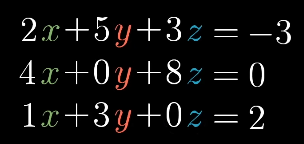
#> input picture Math/Linear Algebra/Solve Linear System of Equations/Linear System of Equations/images/linear.png, 304 x 144 px
$ jupyter execute 'linear system equations.ipynb'   (text cells are left out)
#> lines starting #> are read from the running program, lines starting #| are printed output that depends on the picture; pictures that were not available may be replaced by others from this repository, and a replacement may not be noted
[cell 1]
from PIL import Image
from IPython.display import display

img = Image.open('images/linear.png')
#> img is the input picture: PIL image 304x144 RGBA; mean R, G, B, A 13.9, 13.4, 13.1, 255
new_image = img.resize((220, 100))
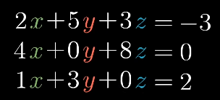
#> new_image: PIL image 220x100 RGBA; mean R, G, B, A 14.3, 13.8, 13.5, 255
display(new_image)

img = Image.open('images/linear2.png')
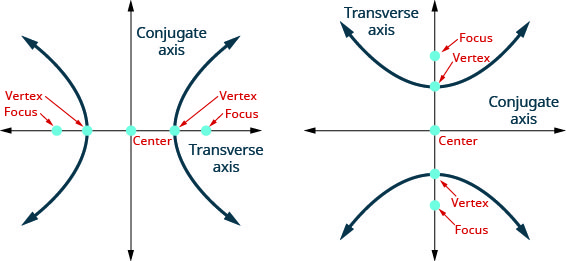
#> input picture Math/Geometry/images/hyperbola.jpeg, 566 x 261 px, given in place of linear2.png, which was not available
#> img is the input picture: PIL image 566x261 CMYK; mean R, G, B 243.5, 243.9, 244.5
new_image = img.resize((520, 160))
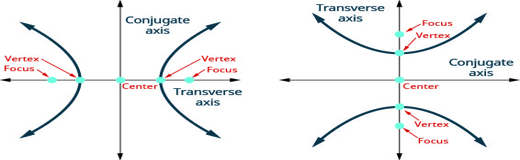
#> new_image: PIL image 520x160 CMYK; mean R, G, B 243, 243.5, 244.1
display(new_image)
